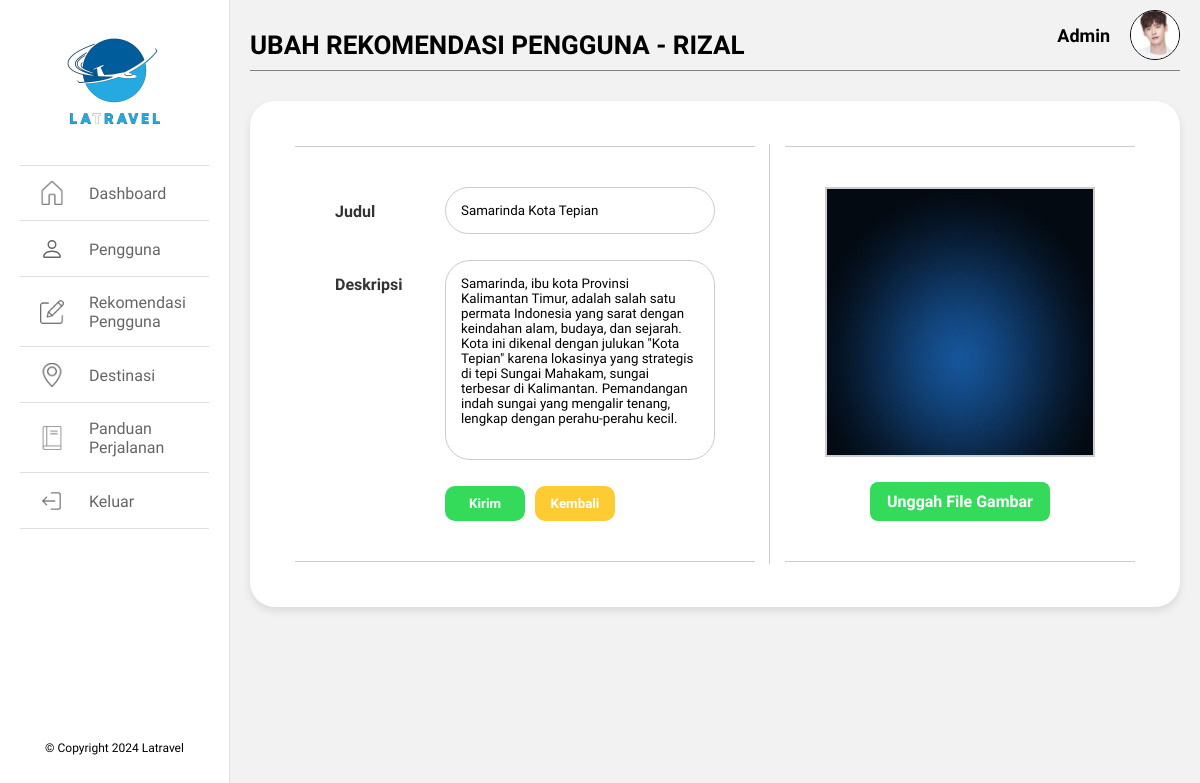
The page /admin/ubahRekomendasi.php?id_rekomendasi=5 (signed in) on the database its author committed.
### tables this page shows
CREATE TABLE `rekomendasi` (
  `id` int(11) NOT NULL,
  `judul` varchar(100) NOT NULL,
  `deskripsi` text NOT NULL,
  `foto` varchar(255) NOT NULL,
  `stat` varchar(50) NOT NULL,
  `fk_username` varchar(100) NOT NULL
);

### admin/ubahRekomendasi.php (the view, shortened to what this page needs)
<?php
    require "../database/koneksi.php";
    if (isset($_GET["id_rekomendasi"])) {
        $id_rekomendasi = $_GET["id_rekomendasi"];
        $sql_select_rekomendasi = mysqli_query($conn, "SELECT * FROM rekomendasi WHERE id = $id_rekomendasi");
        $rekomendasi = mysqli_fetch_assoc($sql_select_rekomendasi);
    }
?>
<!DOCTYPE html>
<html lang="en">
<head>
    <link rel="stylesheet" href="../elements/styles/admin.css">
</head>
<body>
    <?php include '../elements/sidebar-admin.php'; ?>
    <section class="main-content">
        <header>
            <h3>UBAH REKOMENDASI PENGGUNA - <?php echo strtoupper($rekomendasi['fk_username'])?> </h3>
            <div class="admin-profile">
                <span>Admin</span>
                <img src="../assets/images/admin.png" alt="Admin Icon" class="profile-icon">
            </div>
        </header>
        <form action="" method="POST" enctype="multipart/form-data">
            <div class="content-container">
                <div class="form-section">
                        <div class="form-group">
                            <label for="judul">Judul</label>
                            <input type="text" id="judul" name="judul" placeholder="Masukkan judul..." value="<?php echo $rekomendasi['judul']?>">
                        </div>
                        <div class="form-group">
                            <label for="deskripsi">Deskripsi</label>
                            <textarea id="deskripsi" name="deskripsi" placeholder="Masukkan deskripsi..."><?php echo $rekomendasi['deskripsi']?></textarea>
                        </div>
                        <div class="buttons">
                            <button type="submit" name="submit" class="kirim-btn">Kirim</button>
                            <button type="button" class="kembali-btn" onclick="window.history.back()">Kembali</button>
                        </div>
                </div>
                <div class="upload-section">
                    <div class="upload-placeholder">
                        <?php $direktori = "../database/foto_rekomendasi/" . $rekomendasi["foto"];?>
                        <?php echo "<img src='$direktori' alt='Foto rekomendasi' class='gambar-update' id='title-img'>";?>
                    </div>
                    <label for="upload-file" class="upload-btn">Unggah File Gambar</label>
                </div>
            </div>
        </form>
    </section>
</body>
</html>

### elements/styles/admin.css (style rules this page uses)
:root { --hitam: #000000; --putih: #ffffff; --merah: #ff3131; --hijau: #7ed957; --kuning: #ffdf2b; --pri-col: #00274d; --sec-col: #2bace4; --ter-col: #0f456d; }
* { font-family: "Libre Franklin", sans-serif; box-sizing: border-box; margin: 0; padding: 0; }
body { background-color: #f2f2f2; }
.main-content { padding: 0 20px 20px; margin-left: 230px; }
header { display: flex; justify-content: space-between; border-bottom: 1px solid gray; }
header h3 { font-size: 26px; margin: 30px 0 10px; }
.admin-profile { display: flex; align-items: center; font-size: 18px; font-weight: bold; color: black; }
.profile-icon { width: 50px; height: 50px; border-radius: 50%; margin-left: 20px; border: 1px solid black; }
.content-container { display: flex; gap: 30px; background-color: #ffffff; padding: 45px; margin-top: 30px; box-shadow: 0px 4px 8px rgba(0, 0, 0, 0.1); align-items: flex-start; border-radius: 25px; }
.form-section { flex: 1; width: 100%; padding: 40px; border-bottom: 1px solid #ccc; border-top: 1px solid #ccc; position: relative; display: flex; flex-direction: column; gap: 6px; }
.form-section::after { content: ''; position: absolute; top: 15px; bottom: 15px; right: 0; width: 1px; margin-right: -15px; margin-top: -18px; margin-bottom: -18px; background-color: #ccc; }
.form-group { margin-top: 20px; display: flex; flex-direction: row; gap: 10px; }
.form-group:nth-child(1) { margin-top: 0; }
.form-group label { margin-top: 15px; font-weight: bold; color: #333; width: 100px; }
form input[type="text"], form textarea { flex: 1; padding: 15px; border: 1px solid #ccc; border-radius: 25px; }
form textarea { height: 200px; width: 100%; resize: none; }
.buttons { display: flex; gap: 10px; margin-top: 20px; margin-left: 110px; }
.kirim-btn { background-color: #34db5b; color: white; text-align: center; font-weight: bold; padding: 10px 10px; width: 80px; height: auto; border: none; border-radius: 10px; cursor: pointer; }
.kembali-btn { background-color: #fecb32; color: white; text-align: center; font-weight: bold; padding: 10px 10px; width: 80px; height: auto; border-radius: 10px; border: none; cursor: pointer; }
.upload-section { width: 100%; max-width: 350px; display: flex; flex-direction: column; align-items: center; padding: 40px; background-color: #fff; border-top: 1px solid #ccc; border-bottom: 1px solid #ccc; }
.upload-placeholder { width: 100%; max-width: 450px; height: auto; aspect-ratio: 1 / 1; background-color: #ffffff; border: 2px solid #ccc; display: flex; justify-content: center; align-items: center; }
.upload-btn { background-color: #34db5b; color: white; font-weight: bold; padding: 10px 10px; border: none; border-radius: 8px; cursor: pointer; margin-top: 25px; width: 100%; max-width: 180px; text-align: center; font-size: 16px; }
.gambar-update { width: 100%; height: 100%; }

### rows shown on the page
rekomendasi: fk_username "RIZAL", judul "Samarinda Kota Tepian", deskripsi "Samarinda, ibu kota Provinsi Kalimantan Timur, adalah salah satu permata Indonesia yang sarat dengan keindahan alam, budaya, dan sejarah. Kota ini dikenal dengan julukan \"Kota Tepian\" karena lokasinya yang strategis di tepi Sungai Mahakam, sungai terbesar di Kalimantan. Pemandangan indah sungai yang mengalir tenang, lengkap dengan perahu-perahu kecil.", foto (picture)
